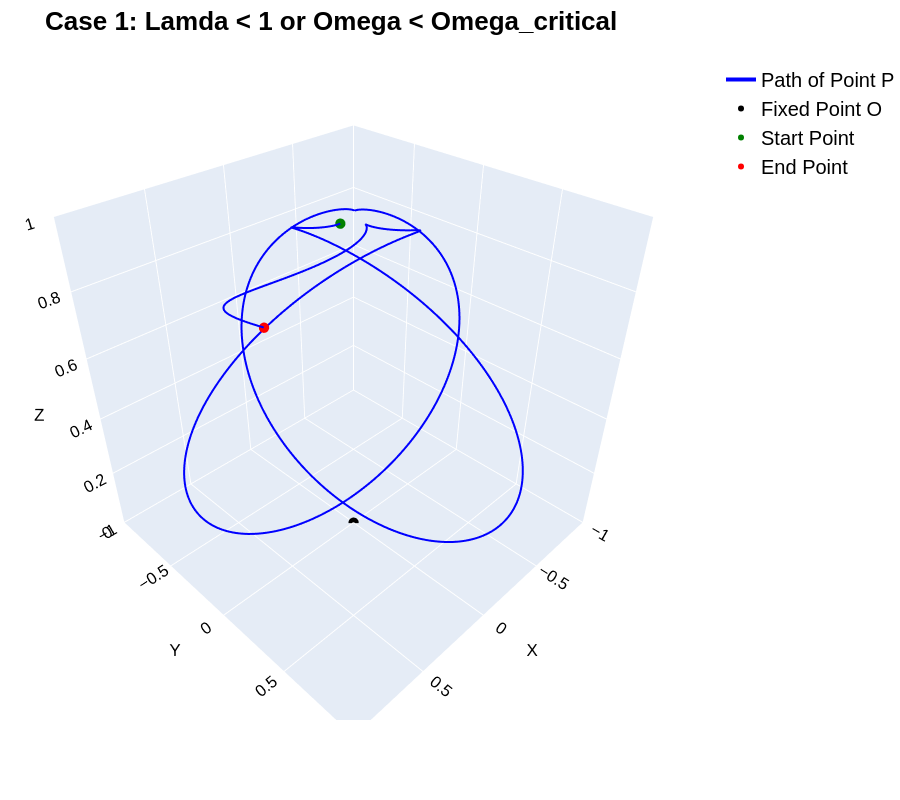
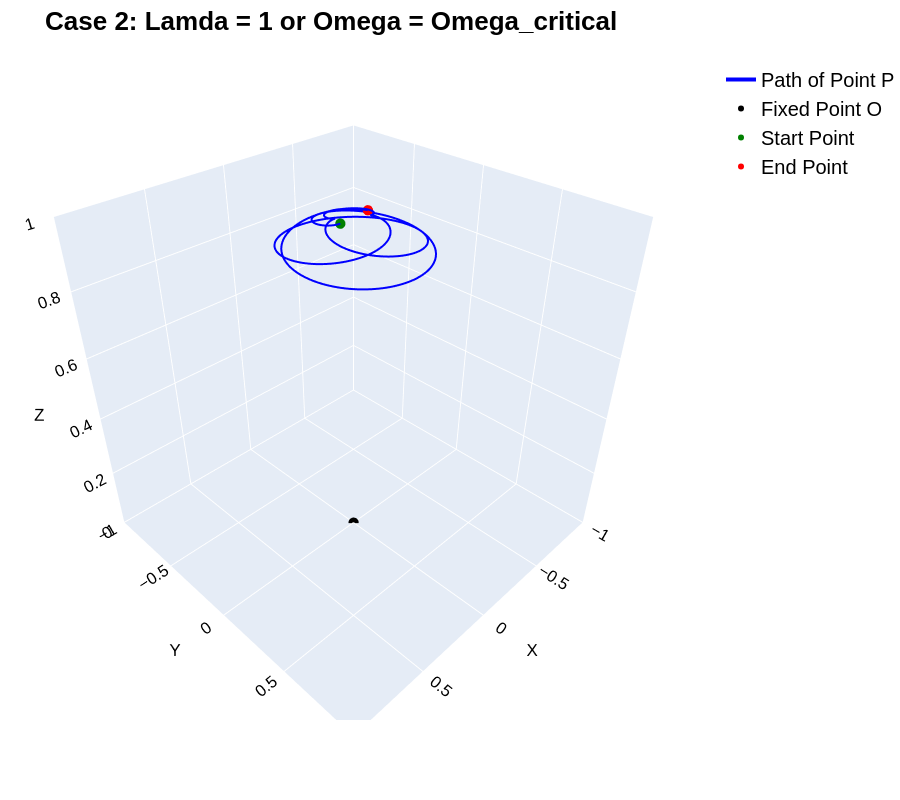
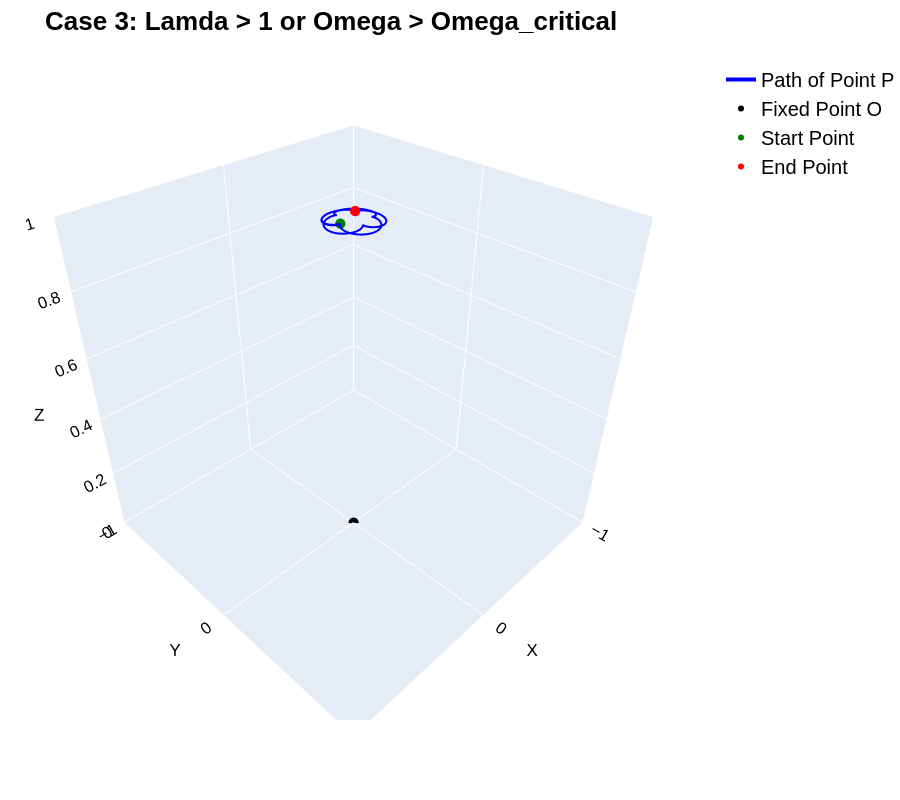

Notebook source saved alongside these figures, in order:
### Markdown cell above
### **3. Run cases for stability of motion near the vertical (page 428-429)**

### Code cell
def simulate_stability(theta0, Omega, t_span=(0, 20)):
    m_val, g_val, l_val = 1.0, 9.81, 1.0
    Ia_val, It_val = 1.0, 5.0
    
    psi_d0 = 0.0
    theta_d0 = 0.0 
    
    # Calculate the conserved momentum
    p_psi = -Ia_val * Omega * np.sin(theta0) + It_val * psi_d0 * np.cos(theta0)**2
    
    # Calculate lambda
    lambda_val = (Ia_val**2 * Omega**2) / (4 * It_val * m_val * g_val * l_val)
    
    S0 = [theta0, 0.0, 0.0, theta_d0]
    t_eval = np.linspace(t_span[0], t_span[1], 2000)
    sol = solve_ivp(top_odes, t_span, S0, args=(Omega, p_psi), 
                    method='LSODA', rtol=1e-9, atol=1e-11, t_eval=t_eval)
    
    return sol.t, sol.y[1], sol.y[0], lambda_val

# Run the 3 Stability Cases
# Calculate the exact critical spin rate
m_v, g_v, l_v, Ia_v, It_v = 1.0, 9.81, 1.0, 1.0, 5.0
Omega_crit = np.sqrt(4 * It_v * m_v * g_v * l_v / (Ia_v**2))


theta_vert = np.radians(85.0)

# Case 1: Lamda < 1 or Omega < Omega_critical
t_U, psi_U, the_U, lam_U = simulate_stability(theta_vert, Omega_crit*0.8, t_span=(0, 20))

# Case 2: Lamda = 1 or Omega = Omega_critical
t_C, psi_C, the_C, lam_C = simulate_stability(theta_vert, Omega_crit*1.0, t_span=(0, 20))

# Case 3: Lamda > 1 or Omega > Omega_critical
t_S, psi_S, the_S, lam_S = simulate_stability(theta_vert, Omega_crit*1.2, t_span=(0, 20))


# Create 2D Plot
fig, axes = plt.subplots(1, 3, figsize=(12, 4), sharey=False)

def format_stability_plot(ax, psi_data, the_data, lam_val, title):
    x_deg = np.degrees(psi_data*-1)
    y_deg = np.degrees(the_data)
    
    ax.plot(x_deg, y_deg, 'b-', linewidth=1.5)
    add_path_arrows(ax, x_deg, y_deg, num_arrows=5)
    
    full_title = f"{title}\n$\\lambda={lam_val:.3f}$"
    ax.set_title(full_title, fontsize=12, pad=10)
    ax.set_xlabel(r'Precession Angle $\psi$ (Degrees)')
    ax.grid(True, linestyle='--', alpha=0.6)
    
    ax.axhline(np.max(y_deg), color='k', linestyle='-', alpha=0.8)
    ax.axhline(np.min(y_deg), color='k', linestyle='-', alpha=0.8)
    
format_stability_plot(axes[0], psi_U, the_U, lam_U, r"Case 1:  $\lambda < 1$ or $\Omega < \Omega_{crit}$")
format_stability_plot(axes[1], psi_C, the_C, lam_C, r"Case 2:  $\lambda = 1$ or $\Omega = \Omega_{crit}$")
format_stability_plot(axes[2], psi_S, the_S, lam_S, r"Case 3:  $\lambda > 1$ or $\Omega > \Omega_{crit}$")

axes[0].set_ylabel(r'Nutation Angle $\theta$ (Degrees)')
plt.tight_layout()
plt.show()

# Create 3D Plot
plot_3d_plotly(psi_U, the_U, "Case 1: Lamda < 1 or Omega < Omega_critical")
plot_3d_plotly(psi_C, the_C, "Case 2: Lamda = 1 or Omega = Omega_critical")
plot_3d_plotly(psi_S, the_S, "Case 3: Lamda > 1 or Omega > Omega_critical")

### Figure 1 — Plotly figure (JSON) as saved in the notebook; plotly's stock layout.template omitted (floating-point values rounded to 4 significant figures; data arrays with more than 128 entries replaced by an {"elided": "..."} marker saying what was removed)
{"data": [{"line": {"color": "blue", "width": 4}, "mode": "lines", "name": "Path of Point P", "type": "scatter3d", "x": {"elided": "2000 float values"}, "y": {"elided": "2000 float values"}, "z": {"elided": "2000 float values"}}, {"marker": {"color": "black", "size": 6}, "mode": "markers", "name": "Fixed Point O", "type": "scatter3d", "x": [0], "y": [0], "z": [0]}, {"marker": {"color": "green", "size": 6}, "mode": "markers", "name": "Start Point", "type": "scatter3d", "x": [0.08716], "y": [0], "z": [0.9962]}, {"marker": {"color": "red", "size": 6}, "mode": "markers", "name": "End Point", "type": "scatter3d", "x": [-0.08705], "y": [-0.8635], "z": [0.4968]}], "layout": {"font": {"color": "black", "family": "Arial", "size": 14}, "height": 800, "legend": {"font": {"color": "black", "size": 20}}, "margin": {"b": 80, "l": 0, "r": 0, "t": 60}, "scene": {"aspectmode": "cube", "xaxis": {"range": [-1, 1], "title": {"text": "X"}}, "yaxis": {"range": [-1, 1], "title": {"text": "Y"}}, "zaxis": {"range": [0, 1], "title": {"text": "Z"}}}, "title": {"font": {"color": "black", "size": 26}, "text": "<b>Case 1: Lamda < 1 or Omega < Omega_critical</b>"}, "width": 900}}

### Figure 2 — Plotly figure (JSON) as saved in the notebook; plotly's stock layout.template omitted (floating-point values rounded to 4 significant figures; data arrays with more than 128 entries replaced by an {"elided": "..."} marker saying what was removed)
{"data": [{"line": {"color": "blue", "width": 4}, "mode": "lines", "name": "Path of Point P", "type": "scatter3d", "x": {"elided": "2000 float values"}, "y": {"elided": "2000 float values"}, "z": {"elided": "2000 float values"}}, {"marker": {"color": "black", "size": 6}, "mode": "markers", "name": "Fixed Point O", "type": "scatter3d", "x": [0], "y": [0], "z": [0]}, {"marker": {"color": "green", "size": 6}, "mode": "markers", "name": "Start Point", "type": "scatter3d", "x": [0.08716], "y": [0], "z": [0.9962]}, {"marker": {"color": "red", "size": 6}, "mode": "markers", "name": "End Point", "type": "scatter3d", "x": [-0.2414], "y": [-0.1395], "z": [0.9603]}], "layout": {"font": {"color": "black", "family": "Arial", "size": 14}, "height": 800, "legend": {"font": {"color": "black", "size": 20}}, "margin": {"b": 80, "l": 0, "r": 0, "t": 60}, "scene": {"aspectmode": "cube", "xaxis": {"range": [-1, 1], "title": {"text": "X"}}, "yaxis": {"range": [-1, 1], "title": {"text": "Y"}}, "zaxis": {"range": [0, 1], "title": {"text": "Z"}}}, "title": {"font": {"color": "black", "size": 26}, "text": "<b>Case 2: Lamda = 1 or Omega = Omega_critical</b>"}, "width": 900}}

### Figure 3 — Plotly figure (JSON) as saved in the notebook; plotly's stock layout.template omitted (floating-point values rounded to 4 significant figures; data arrays with more than 128 entries replaced by an {"elided": "..."} marker saying what was removed)
{"data": [{"line": {"color": "blue", "width": 4}, "mode": "lines", "name": "Path of Point P", "type": "scatter3d", "x": {"elided": "2000 float values"}, "y": {"elided": "2000 float values"}, "z": {"elided": "2000 float values"}}, {"marker": {"color": "black", "size": 6}, "mode": "markers", "name": "Fixed Point O", "type": "scatter3d", "x": [0], "y": [0], "z": [0]}, {"marker": {"color": "green", "size": 6}, "mode": "markers", "name": "Start Point", "type": "scatter3d", "x": [0.08716], "y": [0], "z": [0.9962]}, {"marker": {"color": "red", "size": 6}, "mode": "markers", "name": "End Point", "type": "scatter3d", "x": [-0.06681], "y": [-0.0564], "z": [0.9962]}], "layout": {"font": {"color": "black", "family": "Arial", "size": 14}, "height": 800, "legend": {"font": {"color": "black", "size": 20}}, "margin": {"b": 80, "l": 0, "r": 0, "t": 60}, "scene": {"aspectmode": "cube", "xaxis": {"range": [-1, 1], "title": {"text": "X"}}, "yaxis": {"range": [-1, 1], "title": {"text": "Y"}}, "zaxis": {"range": [0, 1], "title": {"text": "Z"}}}, "title": {"font": {"color": "black", "size": 26}, "text": "<b>Case 3: Lamda > 1 or Omega > Omega_critical</b>"}, "width": 900}}
